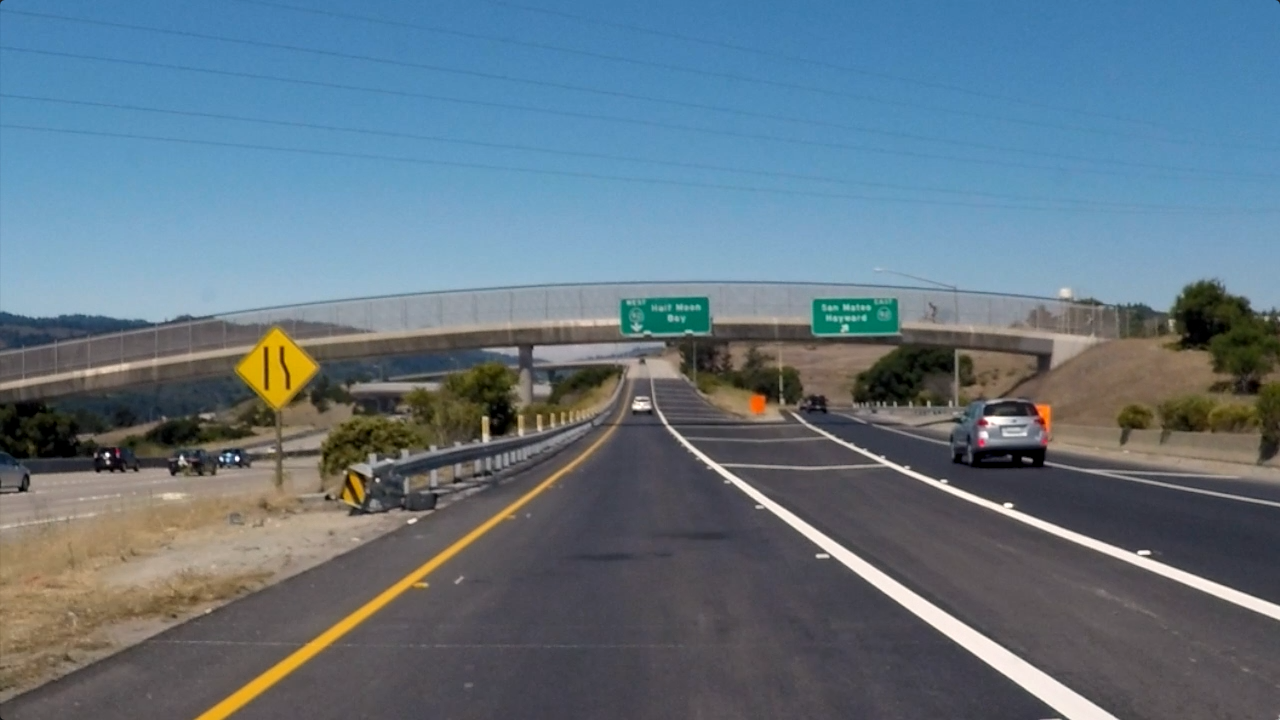
#> input picture term1/lessons/one/test_images/exit_ramp.png, 1280 x 720 px, found by its file name
$ python hough_2.py
#> lines starting #> are read from the running program, lines starting #| are printed output that depends on the picture; after the words box and inside, x2 and y2 are one past the last pixel; in counts of white or black regions, pixels touching at a corner belong together
import matplotlib.pyplot as plt
import matplotlib.image as mpimg
import numpy as np
import cv2


# Read in and grayscale the image
# Note: in the previous example we were reading a .jpg
# Here we read a .png and convert to 0,255 bytescale
image = (cv2.imread('exit_ramp.png')*255).astype('uint8')
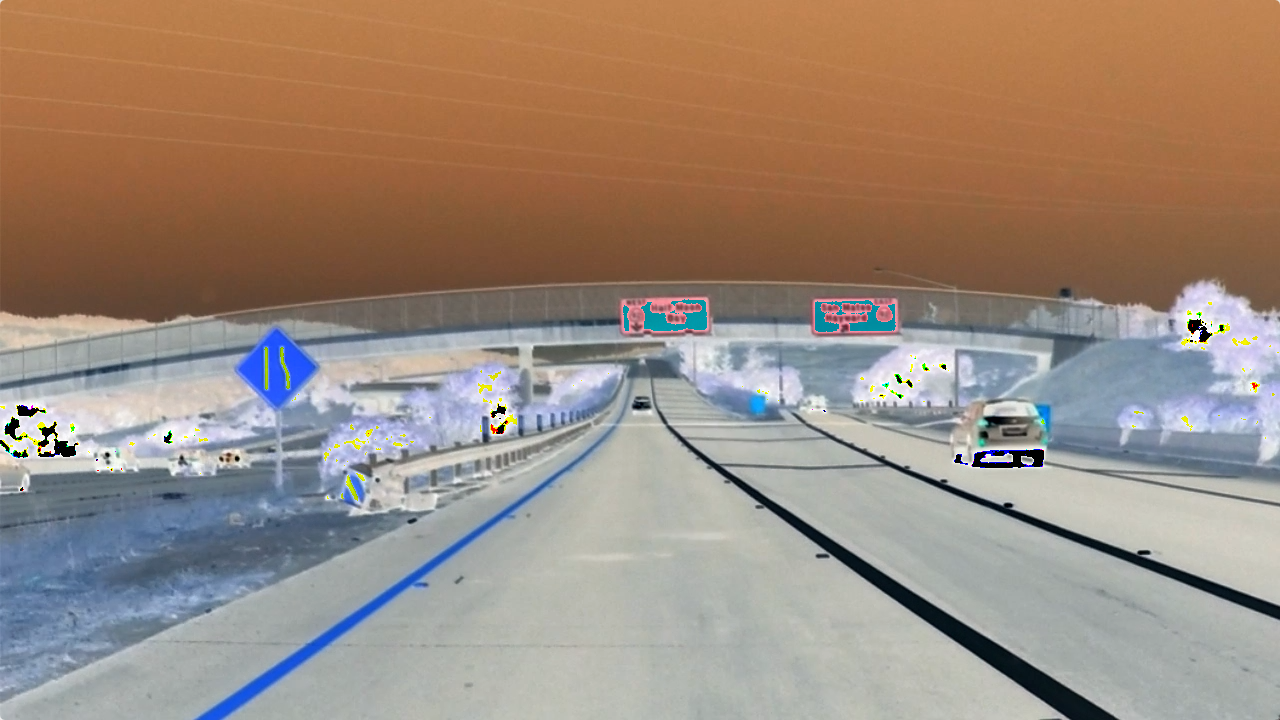
#> image: shape (720, 1280, 3); mean B, G, R 125, 138.4, 156.1
gray = cv2.cvtColor(image,cv2.COLOR_BGR2GRAY)
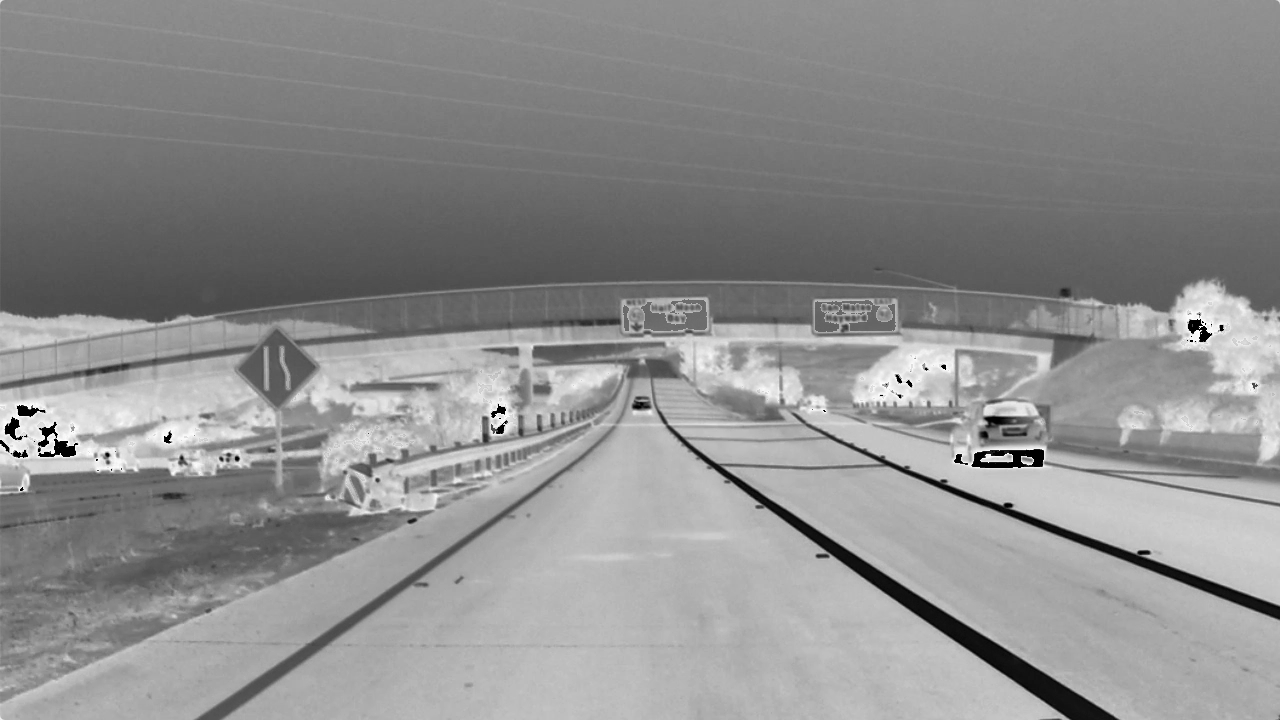
#> gray: shape (720, 1280); min 0, max 255, mean 142.1

# Define a kernel size and apply Gaussian smoothing
kernel_size = 5
blur_gray = cv2.GaussianBlur(gray,(kernel_size, kernel_size),0)

# Define our parameters for Canny and apply
low_threshold = 50
high_threshold = 150
edges = cv2.Canny(blur_gray, low_threshold, high_threshold)
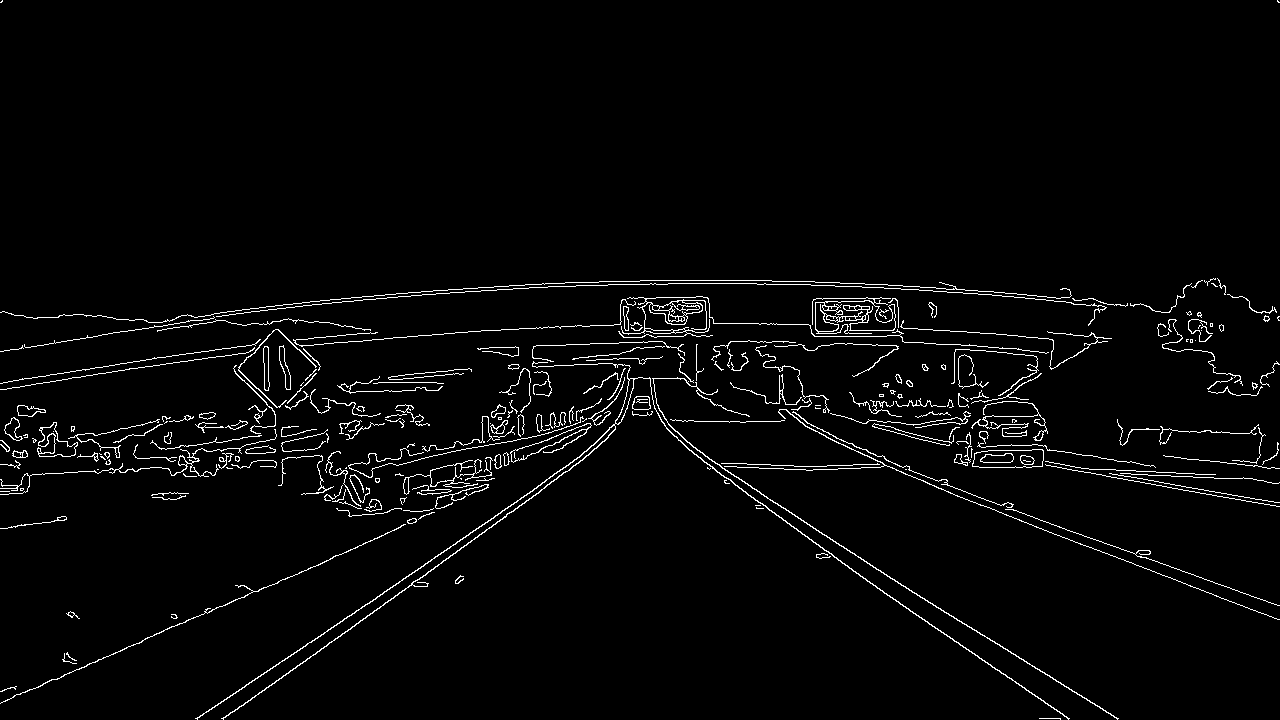
#> edges: shape (720, 1280); 2.8% white in thin lines or dots

# Next we'll create a masked edges image using cv2.fillPoly()
mask = np.zeros_like(edges)
ignore_mask_color = 255

# This time we are defining a four sided polygon to mask
imshape = image.shape
#> imshape = (720, 1280, 3)
vertices = np.array([[(imshape[1] / 2 + 50, imshape[0] / 2 + 100), (imshape[1] / 2 - 50, imshape[0] / 2 + 100), (200, imshape[0]), (imshape[1] - 200, imshape[0])]], dtype=np.int32)
cv2.fillPoly(mask, vertices, ignore_mask_color)
#> mask: shape (720, 1280); 13.8% white; 1 white region, box (x1, y1, x2, y2) and area: (201, 460, 1080, 720) 127530
masked_edges = cv2.bitwise_and(edges, mask)
#> masked_edges: shape (720, 1280); 0.11% white in thin lines or dots, all inside (x1, y1, x2, y2) = (221, 483, 1070, 720)

# Define the Hough transform parameters
# Make a blank the same size as our image to draw on
rho = 3 # distance resolution in pixels of the Hough grid
theta = np.pi/180 # angular resolution in radians of the Hough grid
threshold = 3     # minimum number of votes (intersections in Hough grid cell)
min_line_length = 10 #minimum number of pixels making up a line
max_line_gap = 10    # maximum gap in pixels between connectable line segments
line_image = np.copy(image)*0 # creating a blank to draw lines on
#> line_image: shape (720, 1280, 3); every value is 0

# Run Hough on edge detected image
# Output "lines" is an array containing endpoints of detected line segments
lines = cv2.HoughLinesP(masked_edges, rho, theta, threshold, np.array([]),
                            min_line_length, max_line_gap)
#> lines = 24 rows, first 6: [243, 705, 492, 525], [860, 576, 908, 608], [223, 719, 266, 687], [992, 667, 1034, 694], [947, 636, 974, 653], [928, 623, 946, 634]

# Iterate over the output "lines" and draw lines on a blank image
for line in lines:
    for x1,y1,x2,y2 in line:
        cv2.line(line_image,(x1,y1),(x2,y2),(255,0,0),10)
#> this loop made 24 passes
#> line on passes 1 to 12: [[243, 705, 492, 525]], [[860, 576, 908, 608]], [[223, 719, 266, 687]], [[992, 667, 1034, 694]], [[947, 636, 974, 653]], [[928, 623, 946, 634]], [[816, 544, 836, 557]], [[1026, 690, 1069, 718]], [[448, 558, 498, 521]], [[407, 587, 427, 584]], [[1042, 718, 1066, 717]], [[919, 617, 934, 626]]
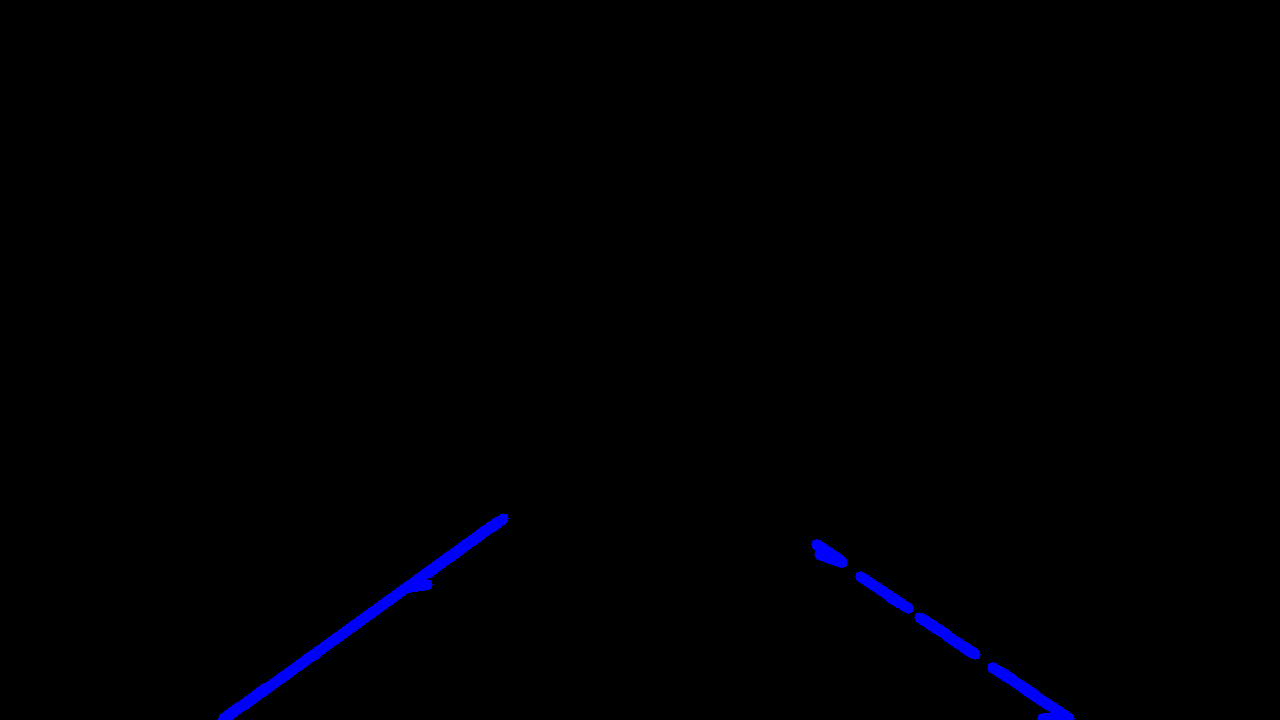
#> line_image: shape (720, 1280, 3); mean B, G, R 2, 0, 0

# Create a "color" binary image to combine with line image
color_edges = np.dstack((edges, edges, edges))
#> color_edges: shape (720, 1280, 3); 2.8% white in thin lines or dots

# Draw the lines on the edge image
lines_edges = cv2.addWeighted(color_edges, 0.8, line_image, 1, 0)
plt.imshow(lines_edges)
plt.show()
